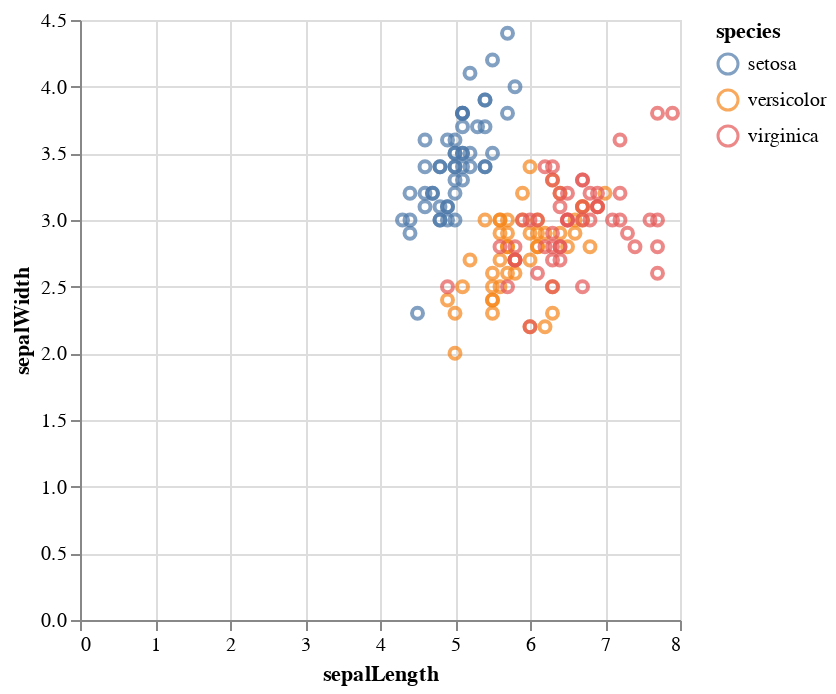

Source (notebook cell):
### Markdown cell above
We can now add the interval selection to our plot.

### Code cell
alt.Chart(iris_df).mark_point().encode(
    x="sepalLength:Q",
    y="sepalWidth:Q",
    color="species:N"
).add_params(
    selection
)

### Figure 1 — Vega-Lite specification as saved in the notebook (floating-point values rounded to 4 significant figures; data arrays with more than 128 entries replaced by an {"elided": "..."} marker saying what was removed)
{"config": {"view": {"continuousWidth": 300, "continuousHeight": 300}}, "data": {"name": "data-fca4a91edf579a616212ebff2e4ce4dd"}, "mark": {"type": "point"}, "encoding": {"color": {"field": "species", "type": "nominal"}, "x": {"field": "sepalLength", "type": "quantitative"}, "y": {"field": "sepalWidth", "type": "quantitative"}}, "params": [{"name": "param_4", "select": {"type": "interval"}}], "$schema": "https://vega.github.io/schema/vega-lite/v5.20.1.json", "datasets": {"data-fca4a91edf579a616212ebff2e4ce4dd": {"elided": "150 records"}}}
